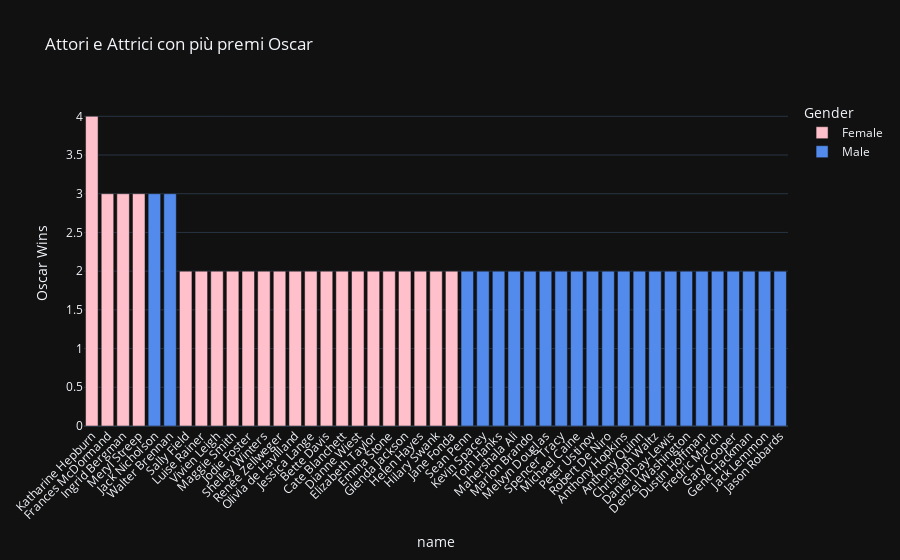

The notebook cell this image was saved under:
### Markdown cell above
### Actors and Actresses with the Most Oscars

### Code cell
# Filtrare solo i vincitori degli Oscar nelle categorie Actor e Actress
winners_df = oscar_awards_df[(oscar_awards_df['winner'] == True) & 
                             (oscar_awards_df['category'].isin(
                                 ['ACTOR', 'ACTRESS',
                                  'ACTOR IN A LEADING ROLE', 'ACTRESS IN A LEADING ROLE',
                                  'ACTOR IN A SUPPORTING ROLE', 'ACTRESS IN A SUPPORTING ROLE']))].copy()

# Aggiungere una colonna per il genere (Male o Female) utilizzando .loc
winners_df.loc[:, 'Gender'] = winners_df['category'].apply(
    lambda x: 'Male' if 'ACTOR' in x else 'Female'
)

# Raggruppare per attore, contare il numero di premi vinti e ottenere il genere
actor_oscar_counts = winners_df.groupby(['name', 'Gender']).size().reset_index(name='Oscar Wins')

# Filtrare gli attori che hanno vinto più di un premio Oscar
actor_oscar_counts = actor_oscar_counts[actor_oscar_counts['Oscar Wins'] > 1]

# Ordinare gli attori in base al numero di premi vinti (decrescente)
actor_oscar_counts = actor_oscar_counts.sort_values(by='Oscar Wins', ascending=False)

# Creazione del grafico a barre interattivo
fig = px.bar(actor_oscar_counts, x='name', y='Oscar Wins', color='Gender',
             title='Attori e Attrici con più premi Oscar',
             color_discrete_map={'Male': '#538bec', 'Female': '#FFC0CB'})  # Colori più delicati
# Personalizzare il grafico
fig.update_layout(xaxis_tickangle=-45, xaxis={'categoryorder': 'total descending'})

# Mostrare il grafico
fig.show()

### Figure 1 — Plotly figure (JSON) as saved in the notebook; plotly's stock layout.template omitted (floating-point values rounded to 4 significant figures)
{"data": [{"alignmentgroup": "True", "hovertemplate": "Gender=Female<br>name=%{x}<br>Oscar Wins=%{y}<extra></extra>", "legendgroup": "Female", "marker": {"color": "#FFC0CB", "pattern": {"shape": ""}}, "name": "Female", "offsetgroup": "Female", "orientation": "v", "showlegend": true, "textposition": "auto", "x": ["Katharine Hepburn", "Frances McDormand", "Ingrid Bergman", "Meryl Streep", "Sally Field", "Luise Rainer", "Vivien Leigh", "Maggie Smith", "Jodie Foster", "Shelley Winters", "Renée Zellweger", "Olivia de Havilland", "Jessica Lange", "Bette Davis", "Cate Blanchett", "Dianne Wiest", "Elizabeth Taylor", "Emma Stone", "Glenda Jackson", "Helen Hayes", "Hilary Swank", "Jane Fonda"], "xaxis": "x", "y": [4, 3, 3, 3, 2, 2, 2, 2, 2, 2, 2, 2, 2, 2, 2, 2, 2, 2, 2, 2, 2, 2], "yaxis": "y", "type": "bar"}, {"alignmentgroup": "True", "hovertemplate": "Gender=Male<br>name=%{x}<br>Oscar Wins=%{y}<extra></extra>", "legendgroup": "Male", "marker": {"color": "#538bec", "pattern": {"shape": ""}}, "name": "Male", "offsetgroup": "Male", "orientation": "v", "showlegend": true, "textposition": "auto", "x": ["Jack Nicholson", "Walter Brennan", "Sean Penn", "Kevin Spacey", "Tom Hanks", "Mahershala Ali", "Marlon Brando", "Melvyn Douglas", "Spencer Tracy", "Michael Caine", "Peter Ustinov", "Robert De Niro", "Anthony Hopkins", "Anthony Quinn", "Christoph Waltz", "Daniel Day-Lewis", "Denzel Washington", "Dustin Hoffman", "Fredric March", "Gary Cooper", "Gene Hackman", "Jack Lemmon", "Jason Robards"], "xaxis": "x", "y": [3, 3, 2, 2, 2, 2, 2, 2, 2, 2, 2, 2, 2, 2, 2, 2, 2, 2, 2, 2, 2, 2, 2], "yaxis": "y", "type": "bar"}], "layout": {"xaxis": {"anchor": "y", "domain": [0.0, 1.0], "title": {"text": "name"}, "tickangle": -45, "categoryorder": "total descending"}, "yaxis": {"anchor": "x", "domain": [0.0, 1.0], "title": {"text": "Oscar Wins"}}, "legend": {"title": {"text": "Gender"}, "tracegroupgap": 0}, "title": {"text": "Attori e Attrici con più premi Oscar"}, "barmode": "relative"}}
